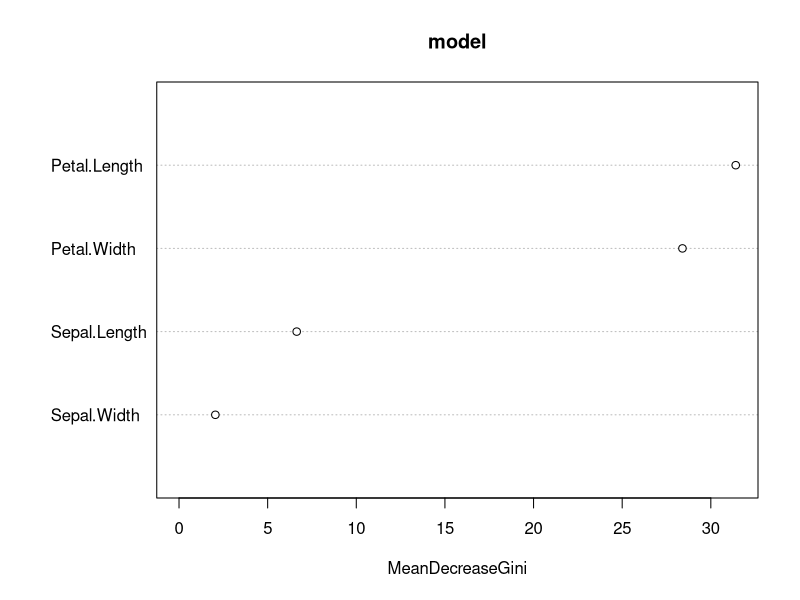
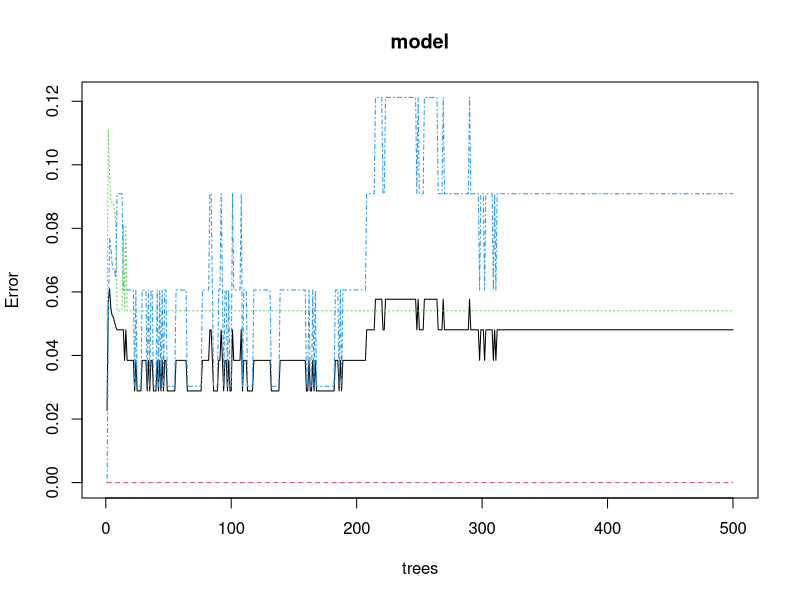
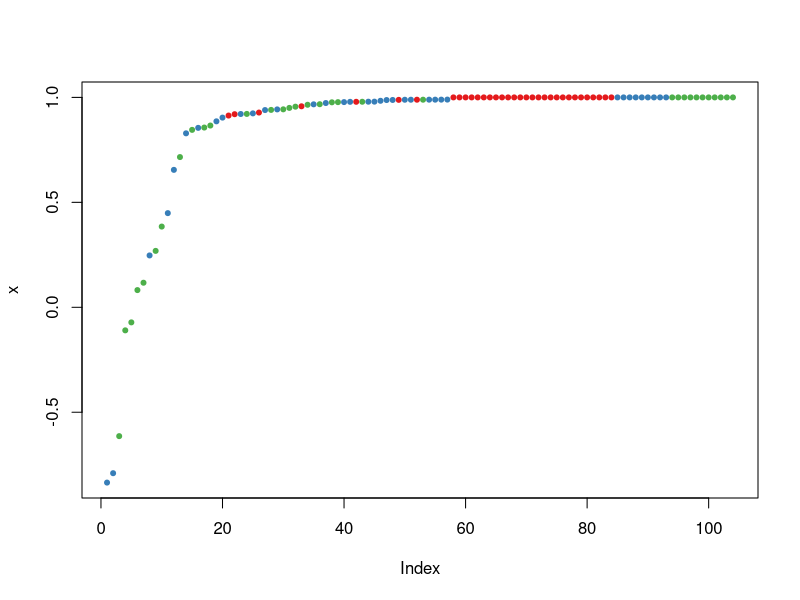

Here is the R script that generated these plots, in order:
### Classification:
#get the data
data(iris)
head(iris)
#split the data into train and test 
ind=sample(2,nrow(iris),replace=TRUE,prob=c(0.7,0.3))
train=iris[ind==1,]
test=iris[ind==2,]

#random forest model
library(randomForest)
model=randomForest(Species ~ . , data=train)
#matrix_confusion
model$confusion

#make a predection 
pred=predict(model,test)
#evaluate the model
Cf=table(pred,test$Species)
accuracy=sum(diag(model$confusion))/sum(model$confusion)
error=1-accuracy
#exemple:nombre de fois ou chaque individu est "out of bag"
#les 5 premiers
model$oob.times[1:5]
#exemple d'echantillon d'individus
E=c(30,70,60)
train$Species[E]
model$oob.times[E]
model$votes[E,]
#note:generalement pour chaque arbre le tirage de "bag" est outour
#de 66%  et 34% out "of bag"
#importance variable for the split 
model$importance
varImpPlot(model)
plot(model)
#the positive margin means the correct classification
plot(margin(model,test$Species))